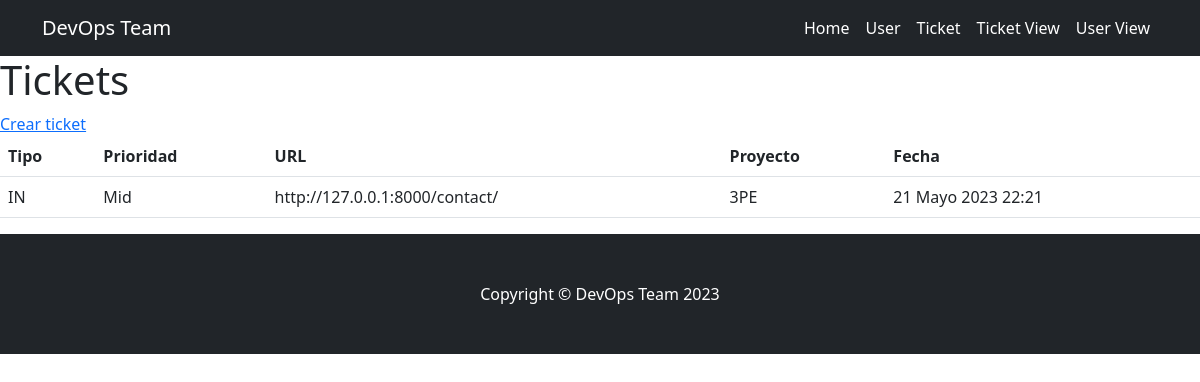
/viewTickets/, run on the app's committed database.
### MVT/models.py (models this page shows, shortened)
class IncidentIssue(models.Model):
    tipe = models.CharField(max_length=2, choices=tipe_incident)
    level = models.CharField(max_length=5, choices=level_choices)
    url = models.URLField()
    project = models.CharField(max_length=40)
    date_time = models.DateTimeField(auto_now_add=True)
    user_fk = models.ForeignKey(UserIssue, on_delete=models.CASCADE, null=True)

### MVT/views.py (the view)
# urls.py: path('viewTickets/', ViewTicket.as_view(), name='v_ticket'),
class ViewTicket(ListView):
    model = IncidentIssue
    template_name = 'tickets.html'

### MVT/templates/tickets.html
{% extends "base.html" %}
{% block contenido %}
<section>
  <div>
    <h1>Tickets</h1>
    <a href="{% url 'ticket' %}">Crear ticket</a>
    <br>
    <table class="table">
      <tbody>
        <tr>
          <th>Tipo</th>
          <th>Prioridad</th>
          <th>URL</th>
            <th>Proyecto</th>
            <th>Fecha</th>
        </tr>
        {% for ticket in object_list %}
        <tr>
          <td>{{ ticket.tipe }}</td>
          <td>{{ ticket.level }}</td>
          <td>{{ ticket.url }}</td>
          <td>{{ ticket.project }}</td>
          <td>{{ ticket.date_time }}</td>
        </tr>
        {% endfor %}
      </tbody>
    </table>
  </div>
</section>
{% endblock %}

### data on the page
IncidentIssue: tipe "IN", level "Mid", url "http://127.0.0.1:8000/contact/", project "3PE", date_time "21 Mayo 2023 22:21"
